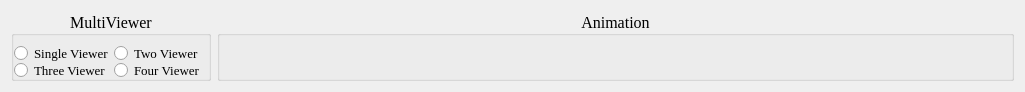
<?xml version="1.0" encoding="UTF-8"?>
<ui version="4.0">
 <class>BottomWidget</class>
 <widget class="QWidget" name="BottomWidget">
  <property name="geometry">
   <rect>
    <x>0</x>
    <y>0</y>
    <width>1025</width>
    <height>91</height>
   </rect>
  </property>
  <property name="windowTitle">
   <string>Form</string>
  </property>
  <layout class="QHBoxLayout" name="horizontalLayout_2">
   <item>
    <widget class="QGroupBox" name="multi_viewer_groupBox">
     <property name="sizePolicy">
      <sizepolicy hsizetype="Fixed" vsizetype="Fixed">
       <horstretch>0</horstretch>
       <verstretch>0</verstretch>
      </sizepolicy>
     </property>
     <property name="minimumSize">
      <size>
       <width>200</width>
       <height>70</height>
      </size>
     </property>
     <property name="maximumSize">
      <size>
       <width>450</width>
       <height>70</height>
      </size>
     </property>
     <property name="font">
      <font>
       <family>Times New Roman</family>
       <pointsize>12</pointsize>
      </font>
     </property>
     <property name="layoutDirection">
      <enum>Qt::LeftToRight</enum>
     </property>
     <property name="title">
      <string>MultiViewer</string>
     </property>
     <property name="alignment">
      <set>Qt::AlignCenter</set>
     </property>
     <layout class="QGridLayout" name="gridLayout">
      <property name="leftMargin">
       <number>0</number>
      </property>
      <property name="rightMargin">
       <number>0</number>
      </property>
      <property name="bottomMargin">
       <number>0</number>
      </property>
      <property name="spacing">
       <number>0</number>
      </property>
      <item row="0" column="0">
       <widget class="QRadioButton" name="single_viewer_radioButton">
        <property name="font">
         <font>
          <pointsize>10</pointsize>
         </font>
        </property>
        <property name="text">
         <string>Single Viewer</string>
        </property>
       </widget>
      </item>
      <item row="0" column="1">
       <widget class="QRadioButton" name="two_viewer_radioButton">
        <property name="font">
         <font>
          <pointsize>10</pointsize>
         </font>
        </property>
        <property name="text">
         <string>Two Viewer</string>
        </property>
       </widget>
      </item>
      <item row="1" column="0">
       <widget class="QRadioButton" name="three_viewer_radioButton">
        <property name="font">
         <font>
          <pointsize>10</pointsize>
         </font>
        </property>
        <property name="text">
         <string>Three Viewer</string>
        </property>
       </widget>
      </item>
      <item row="1" column="1">
       <widget class="QRadioButton" name="four_viewer_radioButton">
        <property name="font">
         <font>
          <pointsize>10</pointsize>
         </font>
        </property>
        <property name="text">
         <string>Four Viewer</string>
        </property>
       </widget>
      </item>
     </layout>
    </widget>
   </item>
   <item>
    <widget class="QGroupBox" name="animation_groupBox">
     <property name="sizePolicy">
      <sizepolicy hsizetype="Expanding" vsizetype="Fixed">
       <horstretch>0</horstretch>
       <verstretch>0</verstretch>
      </sizepolicy>
     </property>
     <property name="minimumSize">
      <size>
       <width>0</width>
       <height>70</height>
      </size>
     </property>
     <property name="maximumSize">
      <size>
       <width>16777215</width>
       <height>70</height>
      </size>
     </property>
     <property name="font">
      <font>
       <family>Times New Roman</family>
       <pointsize>12</pointsize>
      </font>
     </property>
     <property name="layoutDirection">
      <enum>Qt::LeftToRight</enum>
     </property>
     <property name="title">
      <string>Animation</string>
     </property>
     <property name="alignment">
      <set>Qt::AlignCenter</set>
     </property>
     <layout class="QGridLayout" name="gridLayout_2">
      <property name="topMargin">
       <number>0</number>
      </property>
      <property name="bottomMargin">
       <number>3</number>
      </property>
      <property name="spacing">
       <number>3</number>
      </property>
      <item row="0" column="7">
       <widget class="QPushButton" name="reset_Button">
        <property name="minimumSize">
         <size>
          <width>45</width>
          <height>45</height>
         </size>
        </property>
        <property name="maximumSize">
         <size>
          <width>45</width>
          <height>45</height>
         </size>
        </property>
        <property name="font">
         <font>
          <pointsize>10</pointsize>
         </font>
        </property>
        <property name="text">
         <string/>
        </property>
        <property name="iconSize">
         <size>
          <width>96</width>
          <height>96</height>
         </size>
        </property>
        <property name="flat">
         <bool>true</bool>
        </property>
       </widget>
      </item>
      <item row="0" column="0">
       <widget class="QPushButton" name="record_animation_Button">
        <property name="minimumSize">
         <size>
          <width>45</width>
          <height>45</height>
         </size>
        </property>
        <property name="maximumSize">
         <size>
          <width>45</width>
          <height>45</height>
         </size>
        </property>
        <property name="font">
         <font>
          <pointsize>10</pointsize>
         </font>
        </property>
        <property name="text">
         <string/>
        </property>
        <property name="iconSize">
         <size>
          <width>96</width>
          <height>96</height>
         </size>
        </property>
        <property name="checkable">
         <bool>true</bool>
        </property>
        <property name="autoExclusive">
         <bool>false</bool>
        </property>
        <property name="flat">
         <bool>true</bool>
        </property>
       </widget>
      </item>
      <item row="0" column="5">
       <widget class="QPushButton" name="init_simulator_Button">
        <property name="minimumSize">
         <size>
          <width>45</width>
          <height>45</height>
         </size>
        </property>
        <property name="maximumSize">
         <size>
          <width>45</width>
          <height>45</height>
         </size>
        </property>
        <property name="font">
         <font>
          <pointsize>10</pointsize>
         </font>
        </property>
        <property name="text">
         <string/>
        </property>
        <property name="iconSize">
         <size>
          <width>96</width>
          <height>96</height>
         </size>
        </property>
        <property name="checkable">
         <bool>true</bool>
        </property>
        <property name="autoExclusive">
         <bool>false</bool>
        </property>
        <property name="flat">
         <bool>true</bool>
        </property>
       </widget>
      </item>
      <item row="0" column="6">
       <widget class="QPushButton" name="play_animation_Button">
        <property name="enabled">
         <bool>false</bool>
        </property>
        <property name="minimumSize">
         <size>
          <width>45</width>
          <height>45</height>
         </size>
        </property>
        <property name="maximumSize">
         <size>
          <width>45</width>
          <height>45</height>
         </size>
        </property>
        <property name="font">
         <font>
          <pointsize>10</pointsize>
         </font>
        </property>
        <property name="text">
         <string/>
        </property>
        <property name="iconSize">
         <size>
          <width>96</width>
          <height>96</height>
         </size>
        </property>
        <property name="checkable">
         <bool>true</bool>
        </property>
        <property name="autoExclusive">
         <bool>false</bool>
        </property>
        <property name="flat">
         <bool>true</bool>
        </property>
       </widget>
      </item>
      <item row="0" column="1">
       <widget class="QPushButton" name="save_animation_Button">
        <property name="minimumSize">
         <size>
          <width>45</width>
          <height>45</height>
         </size>
        </property>
        <property name="maximumSize">
         <size>
          <width>45</width>
          <height>45</height>
         </size>
        </property>
        <property name="text">
         <string/>
        </property>
        <property name="iconSize">
         <size>
          <width>96</width>
          <height>96</height>
         </size>
        </property>
        <property name="checkable">
         <bool>true</bool>
        </property>
        <property name="flat">
         <bool>true</bool>
        </property>
       </widget>
      </item>
     </layout>
    </widget>
   </item>
  </layout>
 </widget>
 <resources>
  <include location="../../icon/ui_icon.qrc"/>
 </resources>
 <connections/>
</ui>
